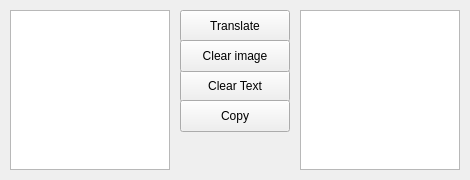
<?xml version="1.0" encoding="UTF-8"?>
<ui version="4.0">
 <class>MainWindow</class>
 <widget class="QMainWindow" name="MainWindow">
  <property name="geometry">
   <rect>
    <x>0</x>
    <y>0</y>
    <width>470</width>
    <height>180</height>
   </rect>
  </property>
  <property name="windowTitle">
   <string>MainWindow</string>
  </property>
  <widget class="QWidget" name="centralWidget">
   <widget class="QPushButton" name="translateButton">
    <property name="geometry">
     <rect>
      <x>180</x>
      <y>10</y>
      <width>110</width>
      <height>32</height>
     </rect>
    </property>
    <property name="cursor">
     <cursorShape>PointingHandCursor</cursorShape>
    </property>
    <property name="text">
     <string>Translate</string>
    </property>
   </widget>
   <widget class="QTextEdit" name="textEdit">
    <property name="geometry">
     <rect>
      <x>300</x>
      <y>10</y>
      <width>160</width>
      <height>160</height>
     </rect>
    </property>
    <property name="acceptDrops">
     <bool>true</bool>
    </property>
    <property name="overwriteMode">
     <bool>false</bool>
    </property>
   </widget>
   <widget class="QPushButton" name="ClearTextButton">
    <property name="geometry">
     <rect>
      <x>180</x>
      <y>70</y>
      <width>110</width>
      <height>32</height>
     </rect>
    </property>
    <property name="cursor">
     <cursorShape>PointingHandCursor</cursorShape>
    </property>
    <property name="text">
     <string>Clear Text</string>
    </property>
   </widget>
   <widget class="QPushButton" name="clearButton">
    <property name="geometry">
     <rect>
      <x>180</x>
      <y>40</y>
      <width>110</width>
      <height>32</height>
     </rect>
    </property>
    <property name="cursor">
     <cursorShape>PointingHandCursor</cursorShape>
    </property>
    <property name="mouseTracking">
     <bool>false</bool>
    </property>
    <property name="text">
     <string>Clear image</string>
    </property>
   </widget>
   <widget class="QPushButton" name="Copytext">
    <property name="geometry">
     <rect>
      <x>180</x>
      <y>100</y>
      <width>110</width>
      <height>32</height>
     </rect>
    </property>
    <property name="cursor">
     <cursorShape>PointingHandCursor</cursorShape>
    </property>
    <property name="text">
     <string>Copy</string>
    </property>
   </widget>
   <widget class="QGraphicsView" name="graphicsView">
    <property name="geometry">
     <rect>
      <x>10</x>
      <y>10</y>
      <width>160</width>
      <height>160</height>
     </rect>
    </property>
    <property name="cursor" stdset="0">
     <cursorShape>PointingHandCursor</cursorShape>
    </property>
    <property name="mouseTracking">
     <bool>true</bool>
    </property>
   </widget>
  </widget>
 </widget>
 <layoutdefault spacing="6" margin="11"/>
 <resources/>
 <connections>
  <connection>
   <sender>clearButton</sender>
   <signal>clicked()</signal>
   <receiver>graphicsView</receiver>
   <slot>repaint()</slot>
   <hints>
    <hint type="sourcelabel">
     <x>219</x>
     <y>51</y>
    </hint>
    <hint type="destinationlabel">
     <x>121</x>
     <y>52</y>
    </hint>
   </hints>
  </connection>
  <connection>
   <sender>ClearTextButton</sender>
   <signal>clicked()</signal>
   <receiver>textEdit</receiver>
   <slot>clear()</slot>
   <hints>
    <hint type="sourcelabel">
     <x>250</x>
     <y>91</y>
    </hint>
    <hint type="destinationlabel">
     <x>342</x>
     <y>91</y>
    </hint>
   </hints>
  </connection>
  <connection>
   <sender>Copytext</sender>
   <signal>clicked()</signal>
   <receiver>textEdit</receiver>
   <slot>selectAll()</slot>
   <hints>
    <hint type="sourcelabel">
     <x>260</x>
     <y>107</y>
    </hint>
    <hint type="destinationlabel">
     <x>364</x>
     <y>112</y>
    </hint>
   </hints>
  </connection>
  <connection>
   <sender>Copytext</sender>
   <signal>clicked()</signal>
   <receiver>textEdit</receiver>
   <slot>copy()</slot>
   <hints>
    <hint type="sourcelabel">
     <x>275</x>
     <y>120</y>
    </hint>
    <hint type="destinationlabel">
     <x>336</x>
     <y>138</y>
    </hint>
   </hints>
  </connection>
 </connections>
</ui>
